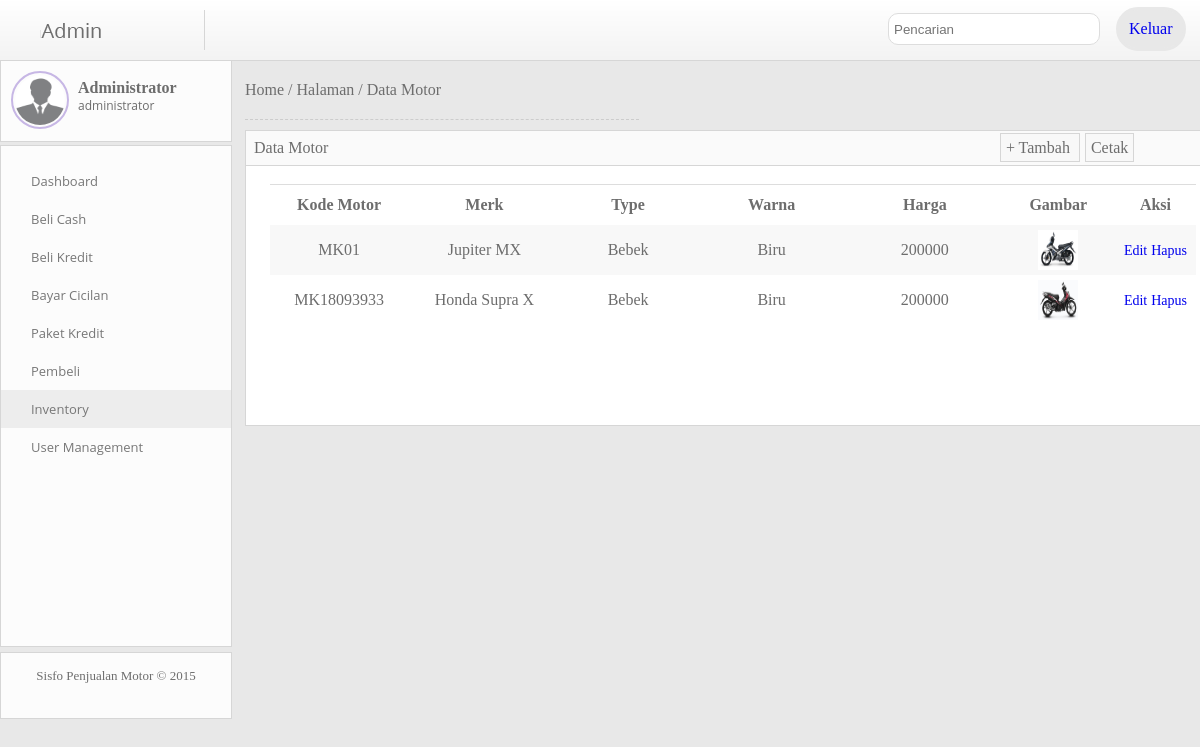
Page /index.php?mod=motor (signed in) on the committed database.
### tables this page shows
CREATE TABLE `motor` (
  `motor_kode` char(10) NOT NULL,
  `motor_merk` varchar(15) NOT NULL,
  `motor_type` varchar(15) NOT NULL,
  `motor_warna_pilihan` varchar(70) NOT NULL,
  `motor_harga` double NOT NULL,
  `motor_gambar` varchar(100) NOT NULL,
  PRIMARY KEY (`motor_kode`)
);

### module/motor.php (the view, shortened to what this page needs)
<?php
  $servername = "localhost";
  $database = "motor_db";
  $uname = "root";
  $pass = "";
  $conn = mysqli_connect($servername, $uname, $pass, $database);
  $batas    = 10;
  if(!empty($page)){
        $nilaiawal  = $page-1;
        $mulaiawal  = $nilaiawal * $batas;
  }elseif($page==1){
        $mulaiawal  = 0;
  }else{
        $mulaiawal  = 0;
  }
	$sql_display 	=mysqli_query($conn, "SELECT *FROM motor LIMIT $mulaiawal,$batas");
?>
<div class='breadcumb'>
<a href='index.php?mod=dashboard'>Home</a> / <a href='index.php'>Halaman</a> / <a href='index.php?mod=motor'>Data Motor</a>
	<div class='garis'></div>
</div>
<div class='isi'>
	<div class='isi-judul'><font>Data Motor</font><a href='index.php?mod=motor&aksi=tambah'><font>+ Tambah </font></a>
   <a href='print.php?mod=motor' style='margin-left:5px'><font> Cetak </font></a>
  </div>
	<br>
        <table width="900" id='display' align='center'  cellspacing="0" cellpadding="0">
          <tr>
            <th width="145" scope="col">Kode Motor</th>
            <th width="190" scope="col">Merk</th>
            <th width="163" scope="col">Type</th>
            <th width="188" scope="col">Warna</th>
            <th width="188" scope="col">Harga</th>
            <th width="125" scope="col">Gambar</th>
            <th width="87" scope="col">Aksi</th>
          </tr>
        <?php while($row=mysqli_fetch_assoc($sql_display)){ echo "
          <tr align='center'>
            <td>".$row['motor_kode']."</td>
            <td>".$row['motor_merk']."</td>
            <td>".$row['motor_type']."</td>
            <td>".$row['motor_warna_pilihan']."</td>
            <td>".$row['motor_harga']."</td>
            <td><img src='".$row['motor_gambar']."' width='40px' height='40px'></td>
            <td>
            	<a href='index.php?mod=motor&aksi=edit&id=".$row['motor_kode']."''>Edit</a>
            	<a href='index.php?mod=motor&aksi=hapus&id=".$row['motor_kode']."''>Hapus</a>
            	</td>
          </tr>";
          }
        ?>
        </table>
</div>

### asset/css/style.css (style rules this page uses)
body { margin : 0; background-color : #E8E8E8; font-family : 'Century Gothic'; color : #6D6D6D; }
.breadcumb a { text-decoration : none; color : #6D6D6D; }
.garis { width : 40%; border-top-style : dashed; border-top-color : #CCCCCC; border-top-width : 0.5px; margin-left : 0px; margin-top : 20px; }
.isi { margin-top : 10px; background-color : #FFFFFF; border-color : #D6D6D6; border-style : solid; border-width : 1px; width : 99%; padding-bottom : 100px; }
.isi-judul { width : 98.5%; padding : 8px; background-color : #FAFAFA; border-bottom-color : #D6D6D6; border-bottom-style : solid; border-bottom-width : 1px; }
.isi-judul a { margin-left : 70%; text-decoration : none; border-style : solid; border-color : #D6D6D6; border-width : 1px; color : #6D6D6D; padding : 5px; background-color : #F8F8F8; }
.isi-judul a font { margin-left : 0px; }
table { *border-collapse: collapse; border-spacing: 0; width: 95%; }
#display th { height : 30px; }
#display tr { height : 25px; }
#display th,td { border-top-width : 1px; border-top-style : solid; border-color : #DDDDDD; border-spacing : 0px; }
#display tbody tr:nth-child(even) { background-color :#F8F8F8; }
#display td a { text-decoration : none; font-size : 14px; }
#input tr,td,th { border-style : none; padding : 5px; }

### rows in the picture
motor: motor_kode "MK01", motor_merk "Jupiter MX", motor_type "Bebek", motor_warna_pilihan "Biru", motor_harga "200000", motor_gambar (picture)
motor: motor_kode "MK18093933", motor_merk "Honda Supra X", motor_type "Bebek", motor_warna_pilihan "Biru", motor_harga "200000", motor_gambar (picture)
